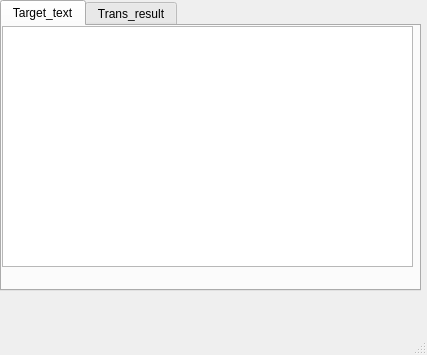
<?xml version="1.0" encoding="UTF-8"?>
<ui version="4.0">
 <class>MainWindow</class>
 <widget class="QMainWindow" name="MainWindow">
  <property name="geometry">
   <rect>
    <x>0</x>
    <y>0</y>
    <width>427</width>
    <height>355</height>
   </rect>
  </property>
  <property name="windowTitle">
   <string>MainWindow</string>
  </property>
  <widget class="QWidget" name="centralwidget">
   <widget class="QTabWidget" name="tabWidget">
    <property name="geometry">
     <rect>
      <x>0</x>
      <y>0</y>
      <width>421</width>
      <height>291</height>
     </rect>
    </property>
    <property name="currentIndex">
     <number>0</number>
    </property>
    <widget class="QWidget" name="Target_text">
     <attribute name="title">
      <string>Target_text</string>
     </attribute>
     <widget class="QPlainTextEdit" name="plainTextEdit">
      <property name="geometry">
       <rect>
        <x>0</x>
        <y>0</y>
        <width>411</width>
        <height>241</height>
       </rect>
      </property>
     </widget>
    </widget>
    <widget class="QWidget" name="Trans_result">
     <attribute name="title">
      <string>Trans_result</string>
     </attribute>
     <widget class="QPlainTextEdit" name="plainTextEdit_2">
      <property name="geometry">
       <rect>
        <x>0</x>
        <y>0</y>
        <width>361</width>
        <height>201</height>
       </rect>
      </property>
     </widget>
    </widget>
   </widget>
   <widget class="QDialogButtonBox" name="buttonBox">
    <property name="geometry">
     <rect>
      <x>130</x>
      <y>370</y>
      <width>341</width>
      <height>32</height>
     </rect>
    </property>
    <property name="orientation">
     <enum>Qt::Horizontal</enum>
    </property>
    <property name="standardButtons">
     <set>QDialogButtonBox::Cancel|QDialogButtonBox::Ok</set>
    </property>
   </widget>
  </widget>
  <widget class="QMenuBar" name="menubar">
   <property name="geometry">
    <rect>
     <x>0</x>
     <y>0</y>
     <width>427</width>
     <height>21</height>
    </rect>
   </property>
  </widget>
  <widget class="QStatusBar" name="statusbar"/>
 </widget>
 <resources/>
 <connections/>
</ui>
